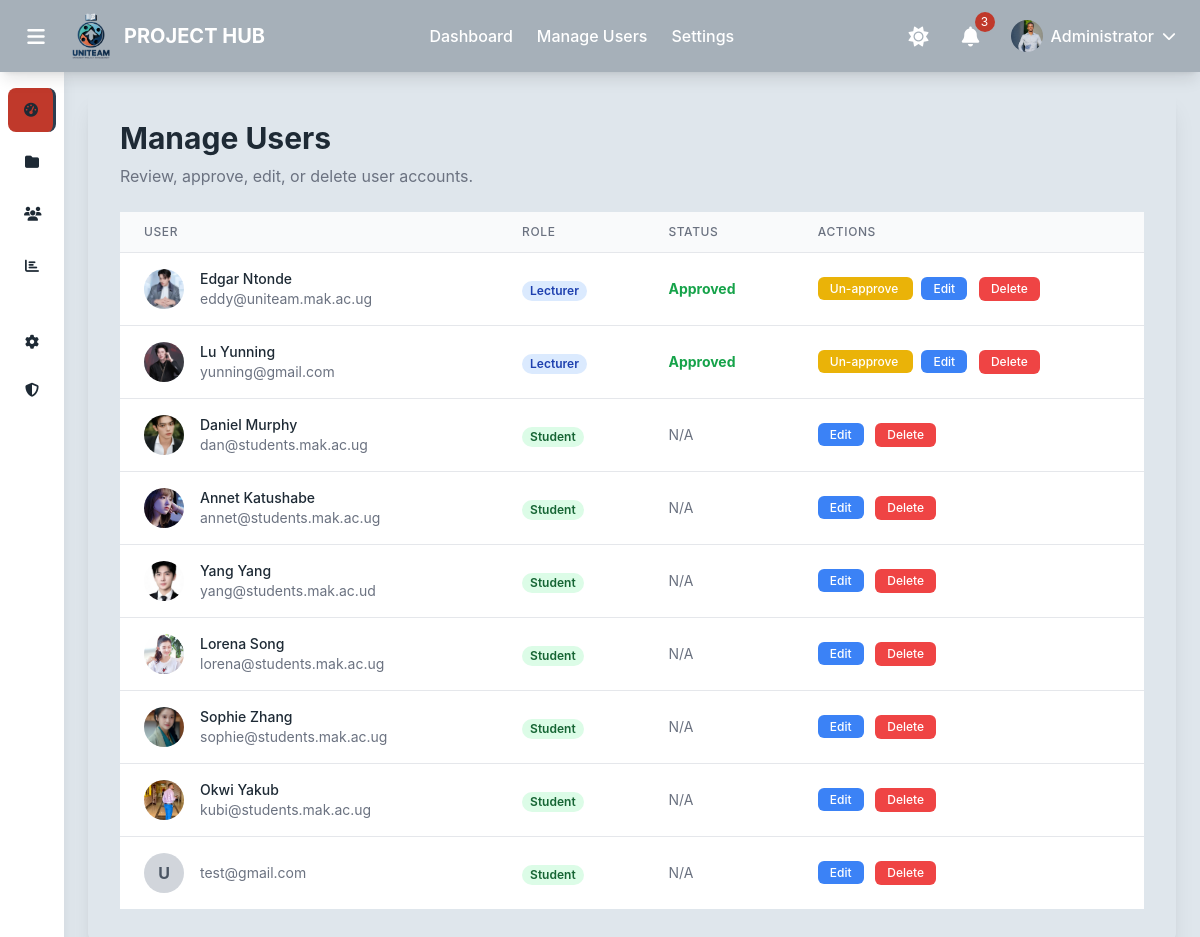
/accounts/admin/users/ (signed in), run on an earlier commit of the app's database.
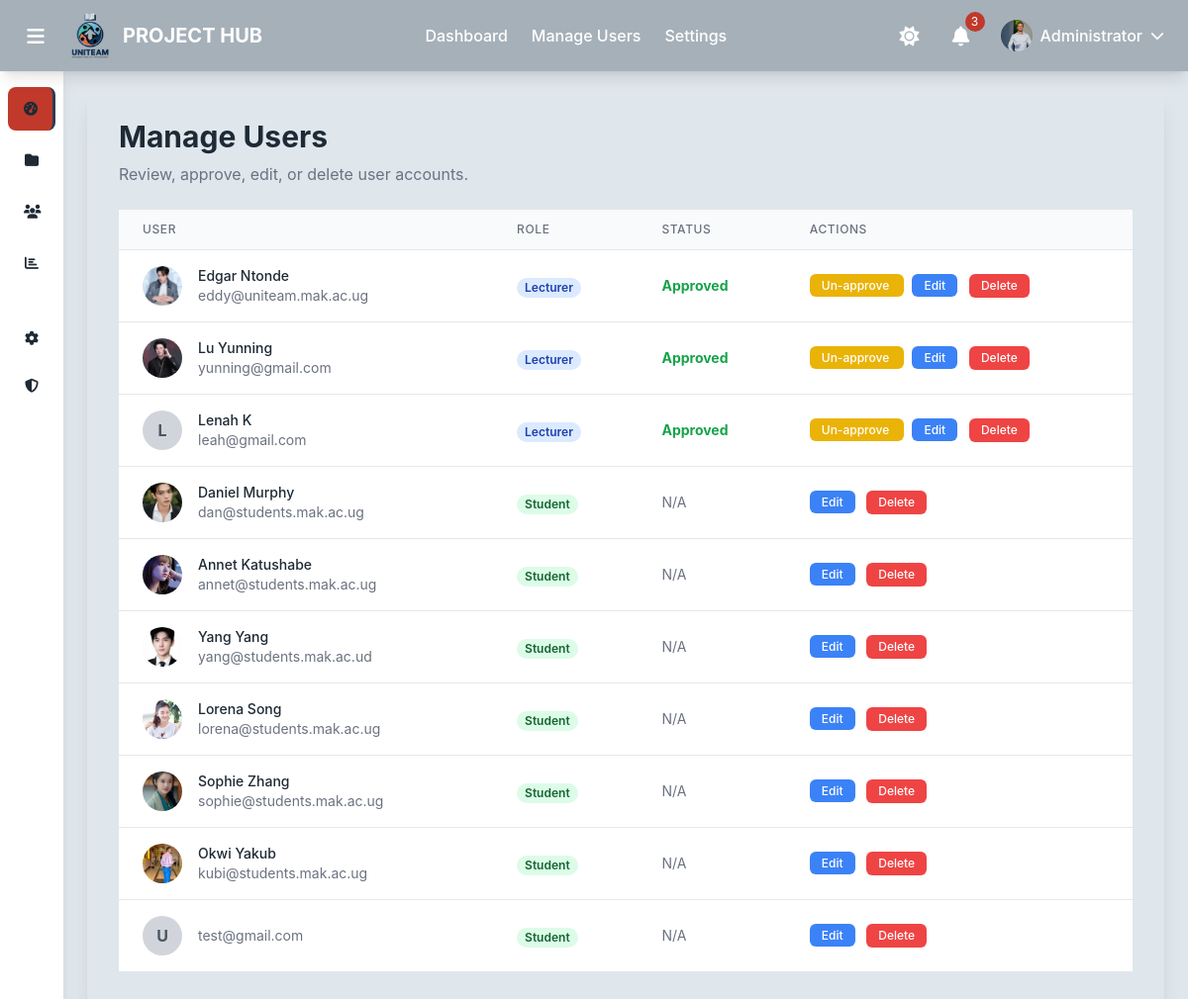
And on a later commit of the database.
### users/models.py (models this page shows)
class CustomUser(AbstractUser):
    class Role(models.TextChoices):
        ADMIN = "ADMIN", "Admin"
        LECTURER = "LECTURER", "Lecturer"
        STUDENT = "STUDENT", "Student"
    role = models.CharField(max_length=50, choices=Role.choices)
    avatar = models.ImageField(upload_to='avatars/', null=True, blank=True)
    is_approved = models.BooleanField(default=True)
    phone_number = models.CharField(max_length=20, blank=True)
    def get_full_name(self):
        return f"{self.first_name} {self.last_name}"

### users/views.py (the view)
# urls.py: path('admin/users/', views.admin_user_list, name='admin_user_list'),
@login_required
@user_passes_test(is_admin)
def admin_user_list(request):
    users = CustomUser.objects.all().exclude(id=request.user.id).order_by('role', 'date_joined')
    context = {
        'users': users
    }
    return render(request, 'users/admin_user_list.html', context)

### users/views.py (called while the page is built)
def is_admin(user):
    return user.is_authenticated and user.role == CustomUser.Role.ADMIN

### templates/users/admin_user_list.html (shortened to what this page needs)
{% extends "base/base_admin.html" %}
{% load static %}
{% block content %}
<div class="surface shadow-xl rounded-lg p-6 md:p-8">
    <h1 class="text-3xl font-bold mb-2">Manage Users</h1>
    <p class="text-gray-500 mb-6">Review, approve, edit, or delete user accounts.</p>
    <div class="overflow-x-auto">
        <table class="min-w-full divide-y divide-gray-200">
            <thead class="bg-gray-50 dark:bg-gray-700">
                <tr>
                    <th scope="col" class="px-6 py-3 text-left text-xs font-medium text-gray-500 uppercase tracking-wider">User</th>
                    <th scope="col" class="px-6 py-3 text-left text-xs font-medium text-gray-500 uppercase tracking-wider">Role</th>
                    <th scope="col" class="px-6 py-3 text-left text-xs font-medium text-gray-500 uppercase tracking-wider">Status</th>
                    <th scope="col" class="px-6 py-3 text-left text-xs font-medium text-gray-500 uppercase tracking-wider">Actions</th>
                </tr>
            </thead>
            <tbody class="bg-white dark:bg-gray-800 divide-y divide-gray-200 dark:divide-gray-700">
                {% for user in users %}
                <tr>
                    <td class="px-6 py-4 whitespace-nowrap">
                        <div class="flex items-center">
                            <div class="flex-shrink-0 h-10 w-10">
                                {% if user.avatar %}
                                <img class="h-10 w-10 rounded-full object-cover" src="{{ user.avatar.url }}" alt="">
                                {% else %}
                                <div class="h-10 w-10 rounded-full bg-gray-300 flex items-center justify-center text-gray-600 font-bold">
                                    {{ user.first_name.0|default:'U'|upper }}
                                </div>
                                {% endif %}
                            </div>
                            <div class="ml-4">
                                <div class="text-sm font-medium">{{ user.get_full_name }}</div>
                                <div class="text-sm text-gray-500">{{ user.email }}</div>
                            </div>
                        </div>
                    </td>
                    <td class="px-6 py-4 whitespace-nowrap">
                        <span class="px-2 inline-flex text-xs leading-5 font-semibold rounded-full
                            {% if user.role == 'ADMIN' %} bg-red-100 text-red-800
                            {% elif user.role == 'LECTURER' %} bg-blue-100 text-blue-800
                            {% else %} bg-green-100 text-green-800 {% endif %}">
                            {{ user.get_role_display }}
                        </span>
                    </td>
                    <td class="px-6 py-4 whitespace-nowrap text-sm">
                        {% if user.role == 'LECTURER' %}
                            {% if user.is_approved %}
                                <span class="text-green-600 font-bold">Approved</span>
                            {% else %}
                                <span class="text-yellow-600 font-bold">Pending Approval</span>
                            {% endif %}
                        {% else %}
                            <span class="text-gray-500">N/A</span>
                        {% endif %}
                    </td>
                    <td class="px-6 py-4 whitespace-nowrap text-sm font-medium space-x-2">
                        {% if user.role == 'LECTURER' %}
                            <a href="{% url 'admin_toggle_approval' user.id %}" class="text-white px-3 py-1 rounded-md text-xs
                                {% if user.is_approved %} bg-yellow-500 hover:bg-yellow-600 {% else %} bg-green-500 hover:bg-green-600 {% endif %}">
                                {% if user.is_approved %}Un-approve{% else %}Approve{% endif %}
                            </a>
                        {% endif %}
                        <a href="{% url 'admin_edit_user' user.id %}" class="bg-blue-500 hover:bg-blue-600 text-white px-3 py-1 rounded-md text-xs">Edit</a>
                        <form action="{% url 'admin_delete_user' user.id %}" method="post" class="inline" onsubmit="return confirm('Are you sure you want to delete this user? This cannot be undone.');">
                            <button type="submit" class="bg-red-500 hover:bg-red-600 text-white px-3 py-1 rounded-md text-xs">Delete</button>
                        </form>
                    </td>
                </tr>
                {% empty %}
                <tr>
                    <td colspan="4" class="text-center py-4 text-gray-500">No users found.</td>
                </tr>
                {% endfor %}
            </tbody>
        </table>
    </div>
</div>
{% endblock %}

### templates/base/base_admin.html (shortened to what this page needs)
{% load static %}
<!DOCTYPE html>
<html lang="en">
<head>
    <script src="https://cdn.tailwindcss.com"></script>
    <link rel="stylesheet" href="https://cdnjs.cloudflare.com/ajax/libs/font-awesome/6.4.0/css/all.min.css">
</head>
<body>
    <header class="header-bg shadow-lg fixed top-0 w-full z-50">
        <div class="flex items-center justify-between px-4 py-3">
            <div class="flex items-center space-x-4">
                <button id="leftSidebarToggle" class="p-2 rounded-lg hover:bg-black hover:bg-opacity-10 transition-colors">
                    <div class="icon-wrapper">
                        <i class="fas fa-bars fa-lg text-white"></i>
                    </div>
                </button>
                <div class="flex items-center space-x-3">
                    <div class="logo-placeholder"><img src="{% static 'images/logo/uniteam_logo (1).png' %}" alt=""></div>
                    <h1 class="text-xl font-bold text-white header-title">PROJECT HUB</h1>
                </div>
            </div>
            <nav class="hidden md:flex items-center space-x-6">
                <a href="{% url 'admin_dashboard' %}" class="text-white hover:text-gray-200 transition-colors font-medium">Dashboard</a>
                <a href="{% url 'admin_user_list' %}" class="text-white hover:text-gray-200 transition-colors font-medium">Manage Users</a>
                <a href="#" class="text-white hover:text-gray-200 transition-colors font-medium">Settings</a>
            </nav>
            <div class="flex items-center space-x-3">
                <button id="themeToggle" class="p-2 rounded-lg hover:bg-black hover:bg-opacity-10 transition-colors text-white">
                    <div class="icon-wrapper">
                        <i class="fas fa-sun fa-lg"></i>
                    </div>
                </button>
                <button id="rightSidebarToggle" class="relative p-2 rounded-lg hover:bg-black hover:bg-opacity-10 transition-colors text-white">
                    <div class="icon-wrapper">
                        <i class="fas fa-bell fa-lg"></i>
                    </div>
                    <span class="notification-badge absolute -top-1 -right-1">3</span>
                </button>
                <div class="profile-dropdown">
                    <div class="profile-button">
                        {% if user.avatar %}
                            <img src="{{ user.avatar.url }}" alt="{{ user.username }}'s Avatar" class="profile-avatar">
                        {% else %}
                            <div class="profile-avatar bg-accent-1 flex items-center justify-center text-white font-bold">
                                {{ user.first_name.0|default:user.username.0|upper }}
                            </div>
                        {% endif %}
                        <span class="profile-text">{{ user.username|capfirst }}</span>
                        <i class="fas fa-chevron-down dropdown-arrow text-white text-sm"></i>
                    </div>
                </div>
            </div>
        </div>
    </header>
    <div class="flex pt-16">
        <aside id="leftSidebar" class="surface-bg shadow-lg sidebar-transition sidebar-collapsed fixed left-0 top-16 h-full z-40">
            <nav class="py-6 px-2 h-full flex flex-col">
                <div class="space-y-2 flex-1">
                    <a href="{% url 'admin_dashboard' %}" class="nav-item flex items-center px-4 py-3 rounded-lg text-sm font-medium active" data-tooltip="Dashboard">
                        <div class="fa-icon">
                            <i class="fas fa-tachometer-alt"></i>
                        </div>
                    </a>
                    <a href="#" class="nav-item flex items-center px-4 py-3 rounded-lg text-sm font-medium" data-tooltip="Projects">
                        <div class="fa-icon">
                            <i class="fas fa-folder"></i>
                        </div>
                    </a>
                    <a href="{% url 'admin_user_list' %}" class="nav-item flex items-center px-4 py-3 rounded-lg text-sm font-medium" data-tooltip="Users">
                        <div class="fa-icon">
                            <i class="fas fa-users"></i>
                        </div>
                    </a>
                    <a href="#" class="nav-item flex items-center px-4 py-3 rounded-lg text-sm font-medium" data-tooltip="Reports">
                        <div class="fa-icon">
                            <i class="fas fa-chart-bar"></i>
                        </div>
                    </a>
                    <div class="pt-4">
                        <div class="mt-2 space-y-1">
                            <a href="#" class="nav-item flex items-center px-4 py-3 rounded-lg text-sm font-medium" data-tooltip="Settings">
                                <div class="fa-icon">
                                    <i class="fas fa-cog"></i>
                                </div>
                            </a>
                            <a href="#" class="nav-item flex items-center px-4 py-3 rounded-lg text-sm font-medium" data-tooltip="Security">
                                <div class="fa-icon">
                                    <i class="fas fa-shield-alt"></i>
                                </div>
                            </a>
                        </div>
                    </div>
                </div>
            </nav>
        </aside>
        <main id="mainContent" class="flex-1 transition-all duration-300 ml-16">
            <div class="p-6">
                {% block content %}
                {% endblock %}
            </div>
        </main>
    </div>
</body>
</html>

### templates/base/base_admin.html (style rules this page uses)
:root { --light-gray: #DFE6EC; --dark-gray: #A6B0B9; --accent-1: #C0392B; --accent-2: #2C3E50; --text-dark: #1E2A35; --background: var(--light-gray); --surface: #ffffff; --header-bg: var(--dark-gray); --footer-bg: var(--dark-gray); }
body { background-color: var(--background); color: var(--text-dark); font-family: 'Inter', system-ui, sans-serif; transition: background-color 0.3s ease; }
.header-bg { background-color: var(--header-bg); }
.surface-bg { background-color: var(--surface); }
.sidebar-transition { transition: all 0.3s ease-in-out; }
.sidebar-collapsed { width: 4rem; }
.nav-item { transition: all 0.2s ease; white-space: nowrap; overflow: hidden; }
.nav-item.active { background-color: var(--accent-1); border-right: 3px solid var(--accent-2); }
.profile-dropdown { position: relative; margin-left: 0.5rem; }
.profile-button { display: flex; align-items: center; padding: 0.5rem; border-radius: 0.375rem; transition: background-color 0.2s; cursor: pointer; }
.profile-avatar { width: 2rem; height: 2rem; border-radius: 9999px; object-fit: cover; }
.profile-text { margin-left: 0.5rem; color: white; font-weight: 500; display: none; }
@media (min-width: 640px) { .profile-text { display: block; } }
.dropdown-arrow { margin-left: 0.5rem; transition: transform 0.3s; }
.logo-placeholder { width: 40px; height: 40px; border-radius: 8px; display: flex; align-items: center; justify-content: center; color: white; font-weight: bold; font-size: 18px; }
.notification-badge { background-color: var(--accent-1); color: white; font-size: 0.75rem; min-width: 1.25rem; height: 1.25rem; border-radius: 0.625rem; display: flex; align-items: center; justify-content: center; }
.icon-wrapper { display: flex; align-items: center; justify-content: center; width: 24px; height: 24px; }
#mainContent { transition: margin-left 0.3s ease, width 0.3s ease; }
.sidebar-collapsed .nav-item { position: relative; }
.fa-icon { width: 20px; height: 20px; display: flex; align-items: center; justify-content: center; }

What changed in the data, as far as the page shows it:
added CustomUser: first_name.0 "L", get_full_name "Lenah K", email "leah@gmail.com", role "Lecturer", is_approved "Approved"
